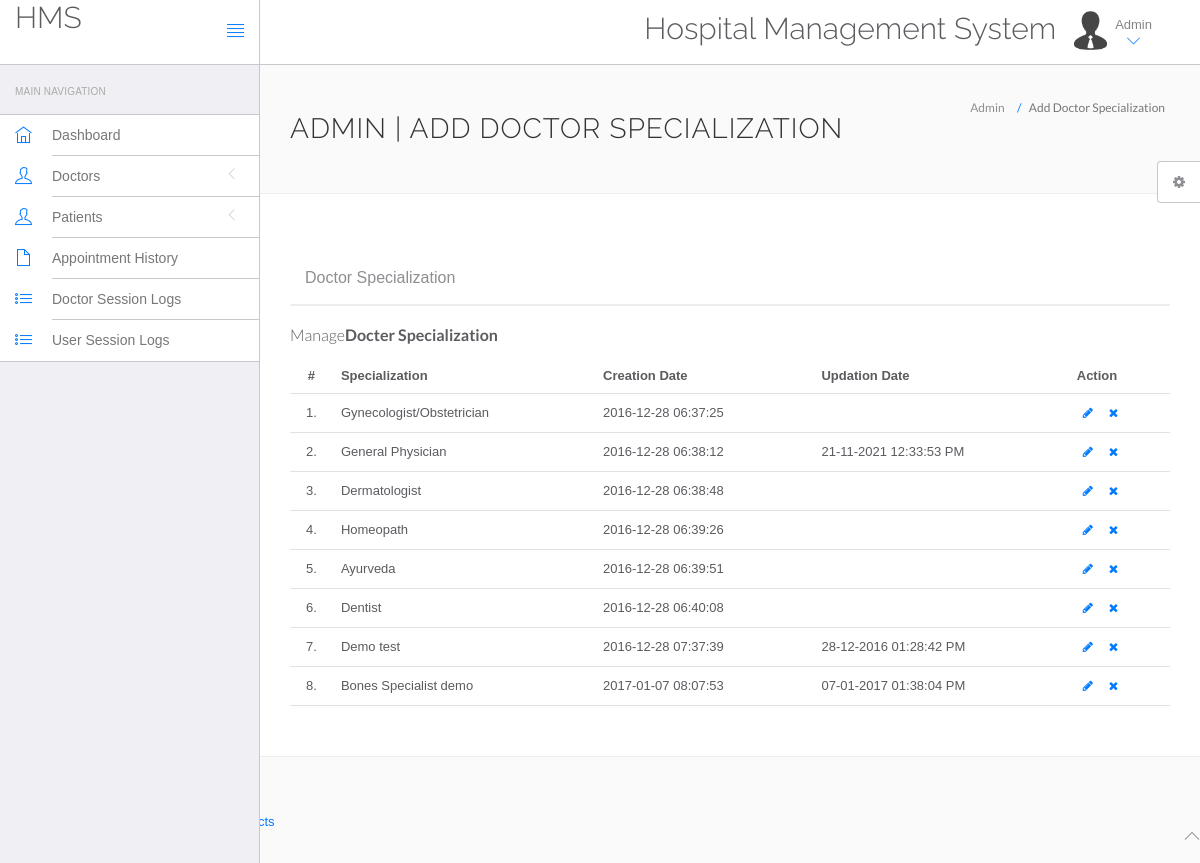
The app's page /hms/admin/doctor-specilization.php with its own data.
### tables this page shows
CREATE TABLE `doctorspecilization` (
  `id` int NOT NULL,
  `specilization` varchar(255) NOT NULL,
  `creationDate` timestamp NOT NULL DEFAULT CURRENT_TIMESTAMP,
  `updationDate` varchar(255) NOT NULL
);

### hms/admin/doctor-specilization.php (the view, shortened to what this page needs)
<?php
include('include/config.php');
?>
<!DOCTYPE html>
<html lang="en">
	<head>
		<link rel="stylesheet" href="vendor/bootstrap/css/bootstrap.min.css">
		<link rel="stylesheet" href="vendor/fontawesome/css/font-awesome.min.css">
		<link rel="stylesheet" href="vendor/themify-icons/themify-icons.min.css">
		<link href="vendor/animate.css/animate.min.css" rel="stylesheet" media="screen">
		<link href="vendor/perfect-scrollbar/perfect-scrollbar.min.css" rel="stylesheet" media="screen">
		<link href="vendor/switchery/switchery.min.css" rel="stylesheet" media="screen">
		<link href="vendor/bootstrap-touchspin/jquery.bootstrap-touchspin.min.css" rel="stylesheet" media="screen">
		<link href="vendor/select2/select2.min.css" rel="stylesheet" media="screen">
		<link href="vendor/bootstrap-datepicker/bootstrap-datepicker3.standalone.min.css" rel="stylesheet" media="screen">
		<link href="vendor/bootstrap-timepicker/bootstrap-timepicker.min.css" rel="stylesheet" media="screen">
		<link rel="stylesheet" href="assets/css/styles.css">
		<link rel="stylesheet" href="assets/css/plugins.css">
		<link rel="stylesheet" href="assets/css/themes/theme-1.css" id="skin_color" />
	</head>
	<body>
		<div id="app">
<?php include('include/sidebar.php');?>
	<div class="app-content">
				<?php include('include/header.php');?>
		<div class="main-content" >
			<div class="wrap-content container" id="container">
				<section id="page-title">
					<div class="row">
						<div class="col-sm-8">
							<h1 class="mainTitle">Admin | Add Doctor Specialization</h1></div>
						<ol class="breadcrumb">
							<li>
								<span>Admin</span>
							</li>
							<li class="active">
								<span>Add Doctor Specialization</span>
							</li>
						</ol>
					</div>
				</section>
				<div class="container-fluid container-fullw bg-white">
					<div class="row">
						<div class="col-md-12">
							<div class="row margin-top-30">
								<div class="col-lg-6 col-md-12">
										<div class="panel-heading">
											<h5 class="panel-title">Doctor Specialization</h5>
										</div>
								</div>
									</div>
								</div>
							<div class="col-lg-12 col-md-12">
									<div class="panel panel-white">
									</div>
								</div>
							</div>
							<div class="row">
						<div class="col-md-12">
							<h5 class="over-title margin-bottom-15">Manage<span class="text-bold">Docter Specialization</span></h5>
							<table class="table table-hover" id="sample-table-1">
								<thead>
									<tr>
										<th class="center">#</th>
										<th>Specialization</th>
										<th class="hidden-xs">Creation Date</th>
										<th>Updation Date</th>
										<th>Action</th>
									</tr>
								</thead>
								<tbody>
								<?php
									$qry="SELECT * FROM `doctorspecilization` ";
									$st = $conn->prepare($qry);
									$st->execute();
									$cnt=1;
									while($row=$st->fetch(PDO::FETCH_ASSOC)){
								?>
									<tr>
										<td class="center"><?php echo $cnt;?>.</td>
										<td class="hidden-xs"><?= $row['specilization'];?></td>
										<td><?= $row['creationDate'];?></td>
										<td><?= $row['updationDate'];?>
										</td>
										<td >
										<div class="visible-md visible-lg hidden-sm hidden-xs">
										<a href="edit-doctor-specialization.php?id=<?php echo $row['id'];?>" class="btn btn-transparent btn-xs" tooltip-placement="top" tooltip="Edit"><i class="fa fa-pencil"></i></a>
										<a href="doctor-specilization.php?id=<?php echo $row['id']?>&del=delete" onClick="return confirm('Are you sure you want to delete?')"class="btn btn-transparent btn-xs tooltips" tooltip-placement="top" tooltip="Remove">
											<i class="fa fa-times fa fa-white"></i></a>
										</div>
										</td>
									</tr>
									<?php $cnt=$cnt+1;
									  }
									 ?>
								</tbody>
							</table>
						</div>
					</div>
						</div>
					</div>
				</div>
			</div>
		</div>
	<?php include('include/footer.php');?>
	<?php include('include/setting.php');?>
	</body>
</html>

### hms/admin/assets/css/themes/theme-1.css (style rules this page uses)
body { background: #FAFAFA; }

### records on screen
doctorspecilization: specilization "Gynecologist/Obstetrician", creationDate "2016-12-28 06:37:25"
doctorspecilization: specilization "General Physician", creationDate "2016-12-28 06:38:12", updationDate "21-11-2021 12:33:53 PM"
doctorspecilization: specilization "Dermatologist", creationDate "2016-12-28 06:38:48"
doctorspecilization: specilization "Homeopath", creationDate "2016-12-28 06:39:26"
doctorspecilization: specilization "Ayurveda", creationDate "2016-12-28 06:39:51"
doctorspecilization: specilization "Dentist", creationDate "2016-12-28 06:40:08"
doctorspecilization: specilization "Demo test", creationDate "2016-12-28 07:37:39", updationDate "28-12-2016 01:28:42 PM"
doctorspecilization: specilization "Bones Specialist demo", creationDate "2017-01-07 08:07:53", updationDate "07-01-2017 01:38:04 PM"
